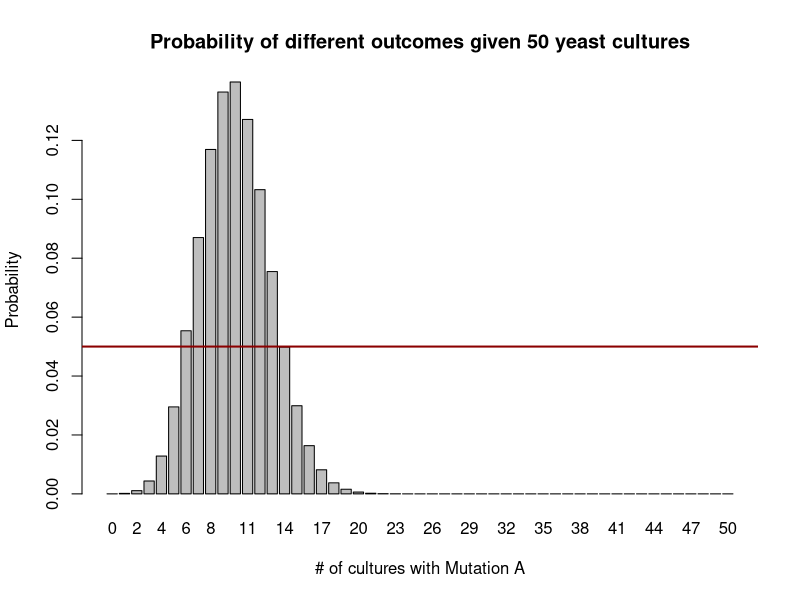
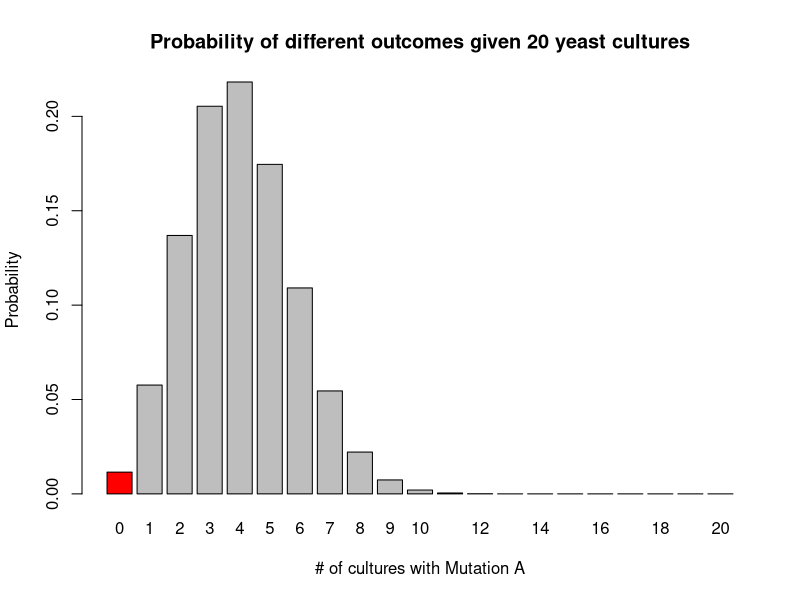
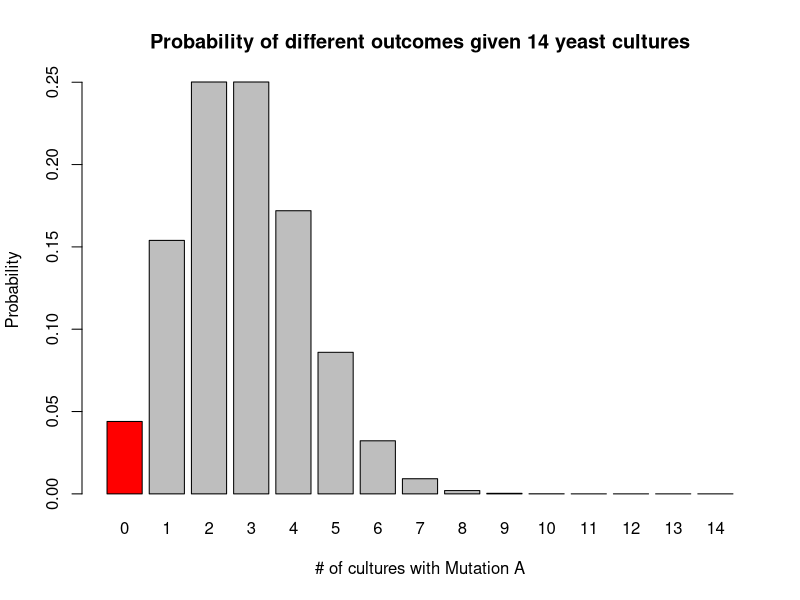

The R source for these figures, in order:
## ---- chunk 1
barplot(dbinom(0:50, 50, 0.2), names.arg = c(0:50), 
        xlab = "# of cultures with Mutation A",
        ylab = "Probability",
        main = "Probability of different outcomes given 50 yeast cultures")
abline(h = 0.05, col = "darkred", lwd = 2)
## ---- chunk 2
sum(dbinom(x = 1:50, size = 50, prob = 0.2))
## ---- chunk 3
dbinom(x = 0, size = 1:50, prob = 0.2)
## ---- chunk 4
dbinom(x = 0, size = 1:50, prob = 0.2) < 0.05
## ---- chunk 5
min(which(dbinom(x = 0, size = 1:50, prob = 0.2) < 0.05))
## ---- chunk 6
barplot(dbinom(0:20, 20, 0.2), names.arg = c(0:20), 
        col = c("Red", c(rep("Gray", times = 21))),
        xlab = "# of cultures with Mutation A",
        ylab = "Probability",
        main = "Probability of different outcomes given 20 yeast cultures")


pbinom(0, size = 20, prob = 0.2, lower.tail = FALSE)
## ---- chunk 7
pbinom(0, size = 1:20, prob = 0.2, lower.tail = FALSE)
#What are the probabilities of getting one or more culture of interest when we
#order, 1, 2, 3, ... or 20 cultures?
## ---- chunk 8
min(which(pbinom(0, size = 1:20, prob = 0.2, lower.tail = FALSE) >= 0.95))
#This is asking, which of the probabilities is at least 0.95 for all sample
#sizes between 0 and 20? We want the min(), because we want to order the
#smallest of cultures to meet our goal.
## ---- chunk 9
Max.cultures = 50
Size = vector(mode = "numeric", length = Max.cultures)
Prob = vector(mode = "numeric", length = Max.cultures)
#I'm starting with 50 because again, I doubt we'll need more than that, but we can
#easily change this if we need to.

for (i in 1:Max.cultures) {
  Size[i] = i  
  Prob[i] = sum(dbinom(x = 1:i, size = i, prob = 0.20))
}
#The above loop is saying, "For every order size between 1 and Max.cultures,
#save the size (# of of cultures) in Size[], then save in Prob[] the probability
#of getting at least one culture of interest in that order size.
cbind(Size, Prob)

## ---- chunk 10
i = 1
#Set our starting size at 1 culture

while (pbinom(q = 0, size = i, prob = 0.20, lower.tail = FALSE) < 0.95) 
#as long as the probability of getting >=1 culture of interest is less than 0.95
  {
  i = i + 1
}
#Increase size (# of cultures) by 1

i
#Once we exceed a probability of 0.95, the while() loop is broken and R prints
#the most recent i value to show how many cultures we should order

## ---- chunk 11
barplot(dbinom(0:14, 14, 0.2), names.arg = c(0:14), 
        col = c("Red", c(rep("Gray", times = 14))),
        xlab = "# of cultures with Mutation A",
        ylab = "Probability",
        main = "Probability of different outcomes given 14 yeast cultures")
